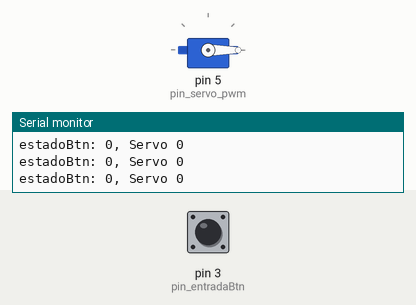
Simulated run of this program. Board: Arduino Uno, built with avr-gcc and run on an emulated ATmega328P. Parts: servo, the last lines printed to the serial monitor. The inputs (shaded band) are chosen by the test bench; at power-on: pin 3 (pin_entradaBtn) LOW.

Above: at 1.2 s.
1.3 s: pin 3 (pin_entradaBtn) pulled HIGH for 0.15 s
At 1.8 s:
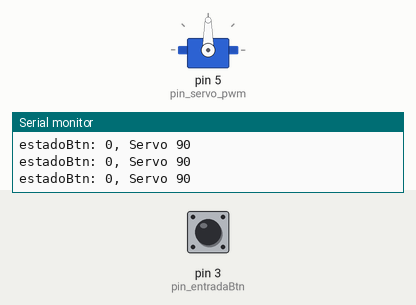
2.9 s: pin 3 (pin_entradaBtn) pulled HIGH for 1 s
At 3.6 s:
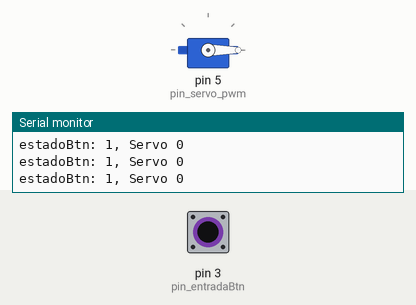
5.4 s: pin 3 (pin_entradaBtn) pulled HIGH for 3.2 s
At 6.2 s:
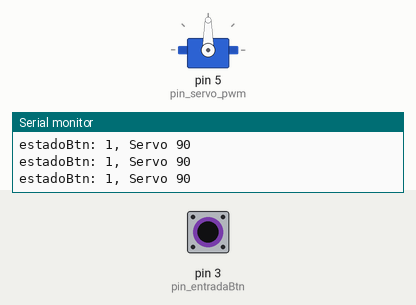
Timing chart, 0 to 8.4 s (numbered marks = the images above; inputs shaded):
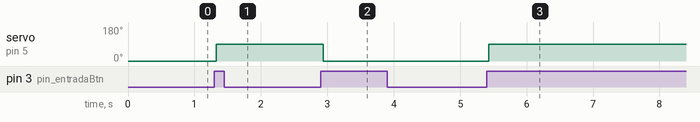

The program:

main.cpp
```cpp
#include <Arduino.h>
#include <Servo.h>


Servo srv;
int pin_servo_pwm = 5;
int servo_pos_1 = 0;
int servo_pos_2 = 90;

int pin_entradaBtn = 3;
int estadoBtn = 0;
int estadoBtn_anterior = 0;
int salida = 0;


void setup()
{
  Serial.begin(115200);
  srv.attach(pin_servo_pwm);
  pinMode(pin_entradaBtn, INPUT);
  srv.write(servo_pos_1);
}

void loop()
{
  estadoBtn = digitalRead(pin_entradaBtn);
  Serial.print("estadoBtn: "); Serial.print(estadoBtn); Serial.print(", ");

  if((estadoBtn == HIGH) && (estadoBtn_anterior == LOW)){
    salida = 1 - salida;
    delay(25);
  }
  estadoBtn_anterior = estadoBtn;

  if(salida == 1)
  {
    srv.write(servo_pos_2);
    Serial.println("Servo 90");
  }
  else
  {
    srv.write(servo_pos_1);
    Serial.println("Servo 0");
  }

  delay(20);
}
```

Measured:
- after the input at 1.3 s, servo on pin 5 (pin_servo_pwm): 0° → 90° at once
- after the input at 2.9 s, servo on pin 5 (pin_servo_pwm): 90° → 0° at once
- after the input at 5.4 s, servo on pin 5 (pin_servo_pwm): 0° → 90° at once
